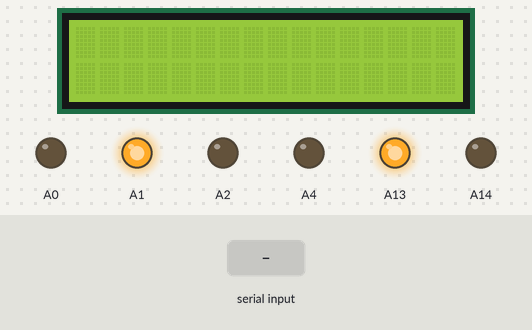
Bench run of a sketch on a simulated Arduino Mega 2560, built with avr-gcc and run on an emulated ATmega2560. On the bench: 16×2 character LCD, output pins drawn as LEDs (lit = HIGH). The test bench sets the inputs (shaded band). What the sketch prints to the serial monitor is not drawn.

Above: at 1.2 s.
1.3 s: "1\n" received over Serial
At 1.9 s:
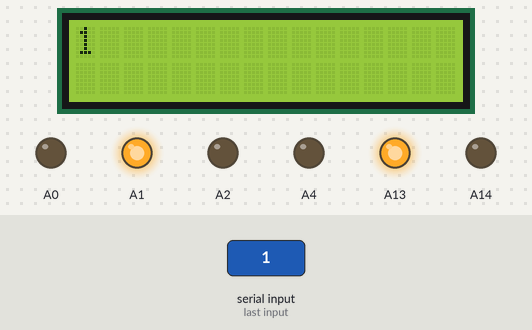
2.8 s: "0\n" received over Serial
At 4.0 s:
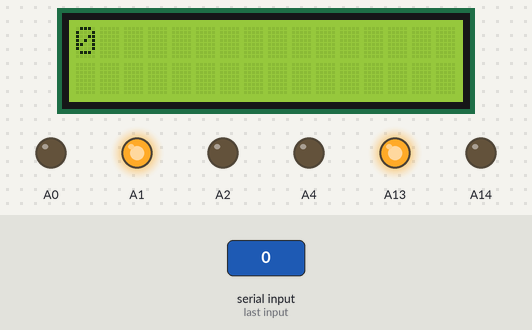
4.3 s: "2\n" received over Serial
At 5.3 s:
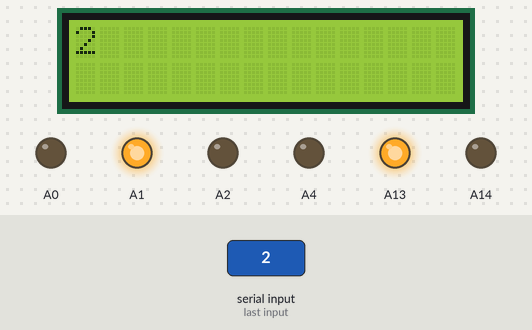
Timing chart, 0 to 7.3 s (numbered marks = the images above; inputs shaded):
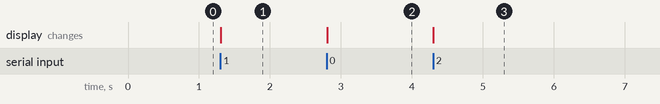

The sketch:

SerialToDisplay.ino
```cpp
#include <LiquidCrystal.h>

const int rs = A3, en = A5, d4 = A9, d5 = A10, d6 = A11, d7 = A12;
LiquidCrystal lcd(rs, en, d4, d5, d6, d7);

String textoRecebido = "";  // Variável para armazenar o texto digitado

void setup() {
  pinMode(A14, OUTPUT);
  pinMode(A13, OUTPUT);
  pinMode(A4, OUTPUT);
  pinMode(A0, OUTPUT);
  pinMode(A2, OUTPUT);
  pinMode(A1, OUTPUT);

  digitalWrite(A14, LOW);
  digitalWrite(A13, HIGH);
  digitalWrite(A4, LOW);
  digitalWrite(A0, LOW);
  digitalWrite(A2, LOW);
  digitalWrite(A1, HIGH);

  lcd.begin(16, 2);       // Inicializa o display 16x2
  Serial.begin(9600);     // Inicializa a comunicação serial
  Serial.println("Comunicação serial estabelecida");
}

void loop() {
  // Verifica se há dados disponíveis no monitor serial
  if (Serial.available()) {
    textoRecebido = Serial.readStringUntil('\n'); // Lê até pressionar Enter

    lcd.clear();  // Limpa o display
    lcd.setCursor(0, 0);
    lcd.print(textoRecebido.substring(0, 16)); // Mostra até 16 caracteres

    if (textoRecebido.length() > 16) {
      lcd.setCursor(0, 1);
      lcd.print(textoRecebido.substring(16, 32)); // Mostra até mais 16 na linha 2
    }
  }
}
```

Measured:
- after the input at 1.3 s, the display: changes at once (image 1)
- after the input at 2.8 s, the display: changes at once (image 2)
- after the input at 4.3 s, the display: changes at once (image 3)
